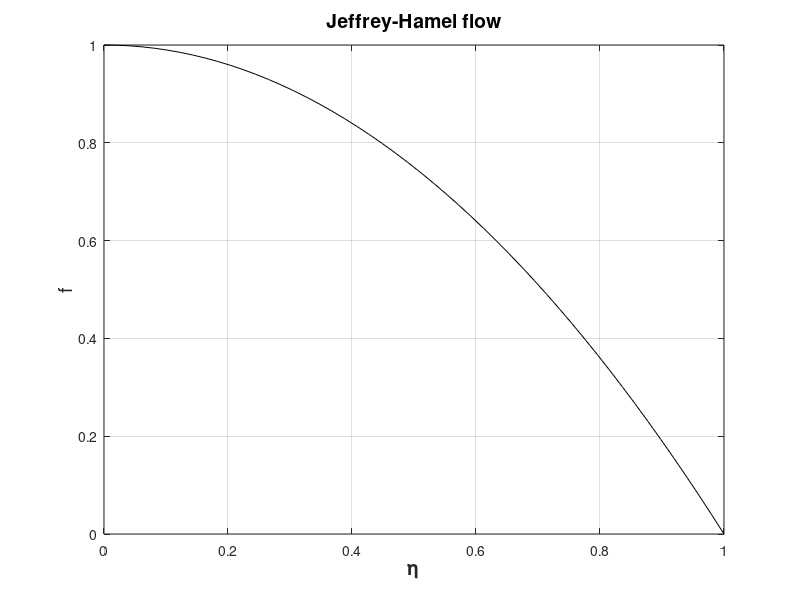

Source code (MATLAB): (Note: this script raises an error after producing the figure.)
% ===================== Program jhfigur ===============================
% Solution of Jeffrey-Hamel-flow, appendix 5,
% using a shooting technique with the secant-method as a root-finder.
% Restricted case with alpha^2 << Re*alpha
% The program generates a plot of f for different values of Re*alpha.

% The Jeffrey-Hamel equation in this case is given by :
%  f'''(eta) + 2*Re*alpha*f(eta)*f'(eta)  = 0
%  f(0) = 1, f'(0) = 0, f(1)=0
% In the  program we put y(1)= f, y(2) = f' and y(3) = f'' 
% 
% s = f''(0) = y(3)(0)
%
% Using function fcnjh2
% =====================================================================
clear; clear global Rea;
global Rea 
Reavec = [ -50.0 -10.0 5.0 10.3128];
s0vec  = [ -0.011 -0.545 -3.820 -6.87519];
etaspan = [0 1]; % The integration-interval
% We have found suitable starting-values s0 and s1
% from the program plotjh.
antall = length(Reavec);
options = odeset('RelTol',1.0e-5);
% Start with alpha = 0 : Parabolic profil
% with f = 1 - eta^2;
eta0 = linspace(0,1,50);
f0 = 1 -eta0.^2; 
clf
plot(eta0,f0,'k')
axis([0 1 0 1]);
grid
FS = 'FontSize';
xlabel('\eta',FS,14,'FontWeight','Bold')
ylabel('f',FS,14)
title('Jeffrey-Hamel flow',FS,14)
hold on
for k = 1:antall
    Rea = Reavec(k);
    s0 = s0vec(k);
    s1 = s0*1.05;
    % ---- Compute phi0 ----
    f0 = [1.0 0.0  s0];
    [eta,f] = ode45(@fcnjh2,etaspan,f0);
    phi0 = f(end,1);
    % Starting values for the iteration
    itmax = 10; epsi = 1.0e-5; it = 0; ds = 1;
    % -------- Start of iteration -------------------
    while(abs(ds) > epsi) & (it < itmax)
        it = it + 1;
        f0 = [1.0 0.0 s1];
        [eta,f] = ode45(@fcnjh2,etaspan,f0,options);
        phi1 = f(end,1);
        ds = -phi1*(s1 - s0)/(phi1 - phi0);
        s = s1 + ds;
        s0 = s1;
        s1 = s;
        phi0 = phi1;
        %fprintf('%10d %12.6f %12.3e\n',it,s,ds);
    end
    % -------- Plotting f as a function of eta
    plot(eta,f(:,1),'k')
end
